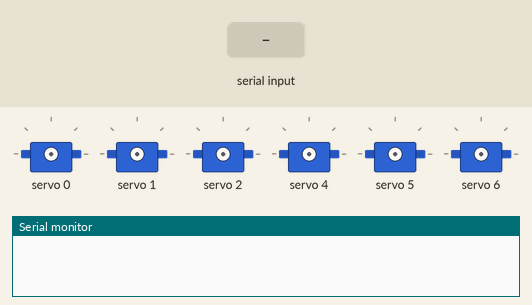
Bench run of a sketch on a simulated ESP32. On the bench: 6 × servo, the last lines printed to the serial monitor. Inputs (shaded band) come from the test bench.

Above: at 0.0 s.
At 2.4 s:
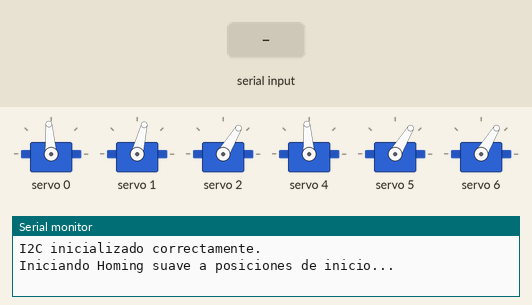
At 4.2 s:
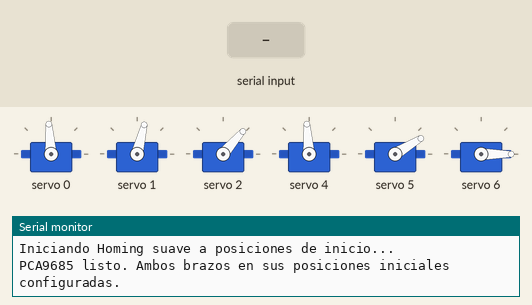
4.3 s: "V 1 0\n" received over Serial
5.8 s: "V90\n" received over Serial
Timing chart, 0 to 8.8 s (numbered marks = the images above; inputs shaded):
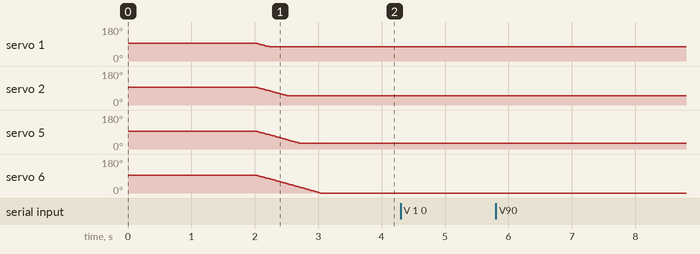

The sketch:

BRAZOS_MAXICM_V2_CUERPO.ino
```cpp
#include <Wire.h>
#include <Adafruit_PWMServoDriver.h>

/*
  ============================================================
  CONTROL DE 2 BRAZOS ROBÓTICOS CON ESP32 + PCA9685
  ============================================================

  Este código controla 6 servos usando un módulo PCA9685.

  Comunicación:
  - El ESP32 recibe comandos por Serial desde Python/Flask.
  - Python manda comandos como:
      V 0 5
      0 135
      0 135 1 110 2 75

  Hardware:
  - ESP32
  - Módulo PCA9685
  - Servos conectados en canales:
      Brazo izquierdo: canales 0, 1, 2
      Brazo derecho:   canales 4, 5, 6
*/


// ============================================================
// PINES I2C DEL ESP32
// ============================================================

// Pin SDA del bus I2C
#define I2C_SDA 21

// Pin SCL del bus I2C
#define I2C_SCL 22


// ============================================================
// CONFIGURACIÓN DEL PCA9685
// ============================================================

// Se crea el objeto del controlador PCA9685.
// Dirección I2C normal del PCA9685: 0x40
Adafruit_PWMServoDriver pwm = Adafruit_PWMServoDriver(0x40, Wire);


// ============================================================
// CONFIGURACIÓN GENERAL DE LOS SERVOS
// ============================================================

// Pulso mínimo aproximado para el servo.
// Este valor representa 0 grados.
#define SERVOMIN 100

// Pulso máximo aproximado para el servo.
// Este valor representa 270 grados.
#define SERVOMAX 520

// Intervalo por defecto entre cada paso del servo.
// Mientras mayor sea el número, más lento se mueve.
// Mientras menor sea, más rápido se mueve.
#define SERVO_INTERVAL 5


// ============================================================
// ESTRUCTURA PARA GUARDAR EL ESTADO DE CADA SERVO
// ============================================================

/*
  Esta estructura guarda toda la información necesaria
  para controlar cada servo de forma suave.

  channel:
    Canal del PCA9685 donde está conectado el servo.

  currentPulse:
    Pulso actual del servo.

  targetPulse:
    Pulso objetivo al que debe llegar.

  lastUpdate:
    Último tiempo en milisegundos en que se actualizó el servo.

  interval:
    Tiempo entre pasos.
    0 significa movimiento instantáneo.
    5, 10, 15, etc. significa movimiento suave/lento.

  name:
    Nombre descriptivo del servo.

  initialAngle:
    Ángulo inicial al que se moverá el servo cuando el sistema arranca.
*/
struct ServoState {
  int channel;
  int currentPulse;
  int targetPulse;
  unsigned long lastUpdate;
  unsigned long interval;
  const char* name;
  int initialAngle;
};


// ============================================================
// DISTRIBUCIÓN DE CANALES
// ============================================================

/*
  Brazo 1 izquierdo:
    CH0 = Hombro
    CH1 = Codo rotación
    CH2 = Codo vertical

  Brazo 2 derecho:
    CH4 = Hombro
    CH5 = Codo rotación
    CH6 = Codo vertical

  Límites aproximados usados en tu calibración:

  Brazo 1 izquierdo:
    Eje 1 / CH0 = 0° a 145°, centrado en 135°
    Eje 2 / CH1 = 0° a 110°, centrado en 110°
    Eje 3 / CH2 = 0° a 75°, centrado en 75°

  Brazo 2 derecho:
    Eje 1 / CH4 = 135° a 275°, centrado en 135°
    Eje 2 / CH5 = 60° a 150°, centrado en 50°
    Eje 3 / CH6 = 0° a 80°, centrado en 0°
*/


// ============================================================
// LISTA DE SERVOS CONTROLADOS
// ============================================================

/*
  Cada servo empieza con currentPulse = 310.

  310 es un pulso intermedio que se usa como posición inicial asumida.
  Luego, durante el homing suave, cada servo se mueve a su initialAngle.
*/
ServoState servos[6] = {
  // {channel, currentPulse, targetPulse, lastUpdate, interval, name, initialAngle}

  {0, 310, 310, 0, SERVO_INTERVAL, "Brazo 1 Hombro (Ch0)", 135},
  {1, 310, 310, 0, SERVO_INTERVAL, "Brazo 1 Codo Rot (Ch1)", 110},
  {2, 310, 310, 0, SERVO_INTERVAL, "Brazo 1 Codo Vert (Ch2)", 75},

  {4, 310, 310, 0, SERVO_INTERVAL, "Brazo 2 Hombro (Ch4)", 135},
  {5, 310, 310, 0, SERVO_INTERVAL, "Brazo 2 Codo Rot (Ch5)", 50},
  {6, 310, 310, 0, SERVO_INTERVAL, "Brazo 2 Codo Vert (Ch6)", 0}
};


// ============================================================
// CONVERTIR ÁNGULO A PULSO PWM
// ============================================================

/*
  Convierte un ángulo de 0° a 270° en un pulso válido para PCA9685.

  Ejemplo:
    angleToPulse(0)   -> SERVOMIN
    angleToPulse(270) -> SERVOMAX

  También limita el ángulo para evitar valores fuera de rango.
*/
int angleToPulse(int angle) {
  // Si el ángulo es menor a 0, se limita a 0
  if (angle < 0) angle = 0;

  // Si el ángulo es mayor a 270, se limita a 270
  if (angle > 270) angle = 270;

  // Convierte el ángulo al rango de pulsos del servo
  return map(angle, 0, 270, SERVOMIN, SERVOMAX);
}


// ============================================================
// SETUP PRINCIPAL
// ============================================================

void setup() {
  // Inicia comunicación serial con la PC/Raspberry/Jetson
  Serial.begin(115200);

  // Espera para que el monitor serial o Python tenga tiempo de conectarse
  delay(2000);

  /*
    Mensajes de ayuda comentados.
    Se pueden activar si quieres ver instrucciones por Serial.

    Comandos disponibles:
      Mover servo:
        <canal> <angulo>
        Ejemplo:
          0 135

      Mover varios servos:
        0 135 1 110 2 75

      Cambiar velocidad:
        V <canal> <intervalo>
        Ejemplo:
          V 0 10
  */

  /*
  Serial.println("--- GUIA Control de Angulo de Brazos 270° ---");
  Serial.println("Comandos disponibles:");
  Serial.println(" - Mover:   <canal> <angulo>            (ej. '0 135' o '0 90 1 180')");
  Serial.println(" - Velocid: V <canal> <intervalo>       (ej. 'V 0 10' o 'V 1 0')");
  Serial.println("   (Intervalo en ms por paso. 0=muy rápido, 10=lento. Defecto=3)");
  */

  /*
    Inicialización del bus I2C con los pines definidos.
    Si falla, el programa se queda detenido.
  */
  if (Wire.begin(I2C_SDA, I2C_SCL)) {
    Serial.println("I2C inicializado correctamente.");
  } else {
    Serial.println("Fallo en la inicialización de I2C!");

    delay(250);

    // Detiene el programa si el I2C falla
    while (true);
  }

  // Inicializa el PCA9685
  pwm.begin();

  // Configura frecuencia típica para servos: 50 Hz
  pwm.setPWMFreq(50);


  // ==========================================================
  // HOMING SUAVE INICIAL
  // ==========================================================

  /*
    Paso 1:
    Se coloca cada servo en una posición asumida inicial.
    Luego se calcula su destino real usando initialAngle.
  */
  for (int i = 0; i < 6; i++) {
    // Engancha el servo en el pulso actual asumido
    pwm.setPWM(servos[i].channel, 0, servos[i].currentPulse);

    // Calcula el pulso objetivo según el ángulo inicial configurado
    servos[i].targetPulse = angleToPulse(servos[i].initialAngle);

    // Guarda el tiempo actual para controlar movimiento suave
    servos[i].lastUpdate = millis();
  }

  /*
    Paso 2:
    Se mueve cada servo poco a poco hasta llegar a su posición inicial.

    Esto evita que el robot haga movimientos bruscos al encender.
  */
  Serial.println("Iniciando Homing suave a posiciones de inicio...");

  bool allHome = false;

  while (!allHome) {
    allHome = true;

    for (int i = 0; i < 6; i++) {
      // Actualiza el servo un paso hacia su objetivo
      updateServo(servos[i]);

      // Si algún servo aún no llegó, el homing continúa
      if (servos[i].currentPulse != servos[i].targetPulse) {
        allHome = false;
      }
    }

    // Pequeña pausa para no saturar el ESP32
    delay(1);
  }

  Serial.println("PCA9685 listo. Ambos brazos en sus posiciones iniciales configuradas.");
}


// ============================================================
// ACTUALIZAR SERVO CON MOVIMIENTO SUAVE
// ============================================================

/*
  Esta función mueve un servo hacia su targetPulse.

  Si interval = 0:
    Se mueve instantáneamente.

  Si interval > 0:
    Se mueve de 1 pulso en 1 pulso cada X milisegundos.
*/
void updateServo(ServoState &s) {
  // Si el servo ya llegó al objetivo, no hace nada
  if (s.currentPulse == s.targetPulse) return;

  // Movimiento instantáneo si interval es 0
  if (s.interval == 0) {
    s.currentPulse = s.targetPulse;
    pwm.setPWM(s.channel, 0, s.currentPulse);
    return;
  }

  // Tiempo actual del ESP32
  unsigned long currentMillis = millis();

  // Verifica si ya pasó el tiempo suficiente para mover otro paso
  if (currentMillis - s.lastUpdate >= s.interval) {
    s.lastUpdate = currentMillis;

    // Si el pulso actual es menor al objetivo, aumenta
    if (s.currentPulse < s.targetPulse) {
      s.currentPulse++;
    }

    // Si el pulso actual es mayor al objetivo, disminuye
    else {
      s.currentPulse--;
    }

    // Envía el nuevo pulso al PCA9685
    pwm.setPWM(s.channel, 0, s.currentPulse);
  }
}


// ============================================================
// BUFFER SERIAL
// ============================================================

/*
  serialBuffer:
    Guarda temporalmente el comando que llega por Serial.

  bufferIndex:
    Indica cuántos caracteres se han guardado.
*/
char serialBuffer[64];
int bufferIndex = 0;


// ============================================================
// PROCESAR COMANDOS SERIAL
// ============================================================

/*
  Esta función lee comandos enviados desde Python/Flask.

  Tipos de comandos aceptados:

  1) Cambiar velocidad:
      V canal intervalo

     Ejemplo:
      V 0 5

     Significa:
      Canal 0 se moverá con 5 ms por paso.

  2) Mover un servo:
      canal angulo

     Ejemplo:
      0 135

  3) Mover varios servos al mismo tiempo:
      canal angulo canal angulo canal angulo

     Ejemplo:
      0 135 1 110 2 75 4 135 5 50 6 0
*/
void handleSerial() {
  // Mientras haya datos disponibles en el puerto serial
  while (Serial.available()) {
    char c = Serial.read();

    /*
      Si llegó fin de línea, retorno de carro,
      o el buffer está lleno, se procesa el comando completo.
    */
    if (c == '\n' || c == '\r' || bufferIndex >= 63) {

      // Solo procesa si el buffer tiene contenido
      if (bufferIndex > 0) {
        // Cierra la cadena con carácter nulo
        serialBuffer[bufferIndex] = '\0';


        // ====================================================
        // COMANDO DE VELOCIDAD
        // ====================================================

        /*
          Si el comando empieza con V o v,
          se interpreta como cambio de velocidad.

          Formato:
            V canal intervalo

          Ejemplo:
            V 0 10
        */
        if (serialBuffer[0] == 'V' || serialBuffer[0] == 'v') {
          int channel, interval;

          /*
            serialBuffer + 1 ignora la letra V
            y lee los dos números siguientes.
          */
          if (sscanf(serialBuffer + 1, "%d %d", &channel, &interval) == 2) {

            // Busca el servo que tenga ese canal
            for (int i = 0; i < 6; i++) {
              if (servos[i].channel == channel) {
                // Cambia el intervalo de movimiento del servo
                servos[i].interval = interval;

                // Respuesta de confirmación
                Serial.print("ACK: Vel ");
                Serial.print(servos[i].name);
                Serial.print(" ajustada a ");
                Serial.print(interval);
                Serial.println(" ms/paso");

                break;
              }
            }
          }

          // Si el comando V está mal escrito
          else {
            Serial.println("ERR: Comando V mal formado. Ej: V 0 10");
          }
        }


        // ====================================================
        // COMANDO DE MOVIMIENTO
        // ====================================================

        else {
          /*
            Si no empieza con V, se interpreta como movimiento.

            Puede recibir:
              0 135

            O varios pares:
              0 135 1 110 2 75 4 135
          */

          char* ptr = serialBuffer;
          int channel, angle, bytesRead;

          /*
            sscanf lee pares de números:
              canal angulo

            %n guarda cuántos caracteres se leyeron,
            para avanzar el puntero y leer el siguiente par.
          */
          while (sscanf(ptr, "%d %d%n", &channel, &angle, &bytesRead) == 2) {
            // Avanza al siguiente par de datos dentro del buffer
            ptr += bytesRead;

            /*
              Valida que el canal pertenezca a los brazos:
                Brazo izquierdo: 0, 1, 2
                Brazo derecho:   4, 5, 6

              El canal 3 no se usa.
            */
            if ((channel >= 0 && channel <= 2) || (channel >= 4 && channel <= 6)) {

              // Convierte el ángulo recibido a pulso PWM
              int pulse = angleToPulse(angle);

              // Busca el servo correspondiente a ese canal
              for (int i = 0; i < 6; i++) {
                if (servos[i].channel == channel) {

                  /*
                    No mueve instantáneamente aquí.
                    Solo actualiza el objetivo.

                    El movimiento real lo hace updateServo()
                    dentro del loop principal.
                  */
                  servos[i].targetPulse = pulse;

                  // Respuesta de confirmación
                  Serial.print("ACK: Movido ");
                  Serial.print(servos[i].name);
                  Serial.print(" a ");
                  Serial.println(angle);

                  break;
                }
              }
            }
          }
        }

        // Limpia el buffer después de procesar el comando
        bufferIndex = 0;
      }
    }

    // Si todavía no llegó fin de línea, sigue guardando caracteres
    else {
      serialBuffer[bufferIndex++] = c;
    }
  }
}


// ============================================================
// LOOP PRINCIPAL
// ============================================================

void loop() {
  /*
    Primero revisa si llegó algún comando por Serial.
    Esto permite recibir órdenes desde Python/Flask.
  */
  handleSerial();

  /*
    Luego actualiza todos los servos.
    Cada servo avanza poco a poco hacia su targetPulse.
  */
  for (int i = 0; i < 6; i++) {
    updateServo(servos[i]);
  }
}
```
